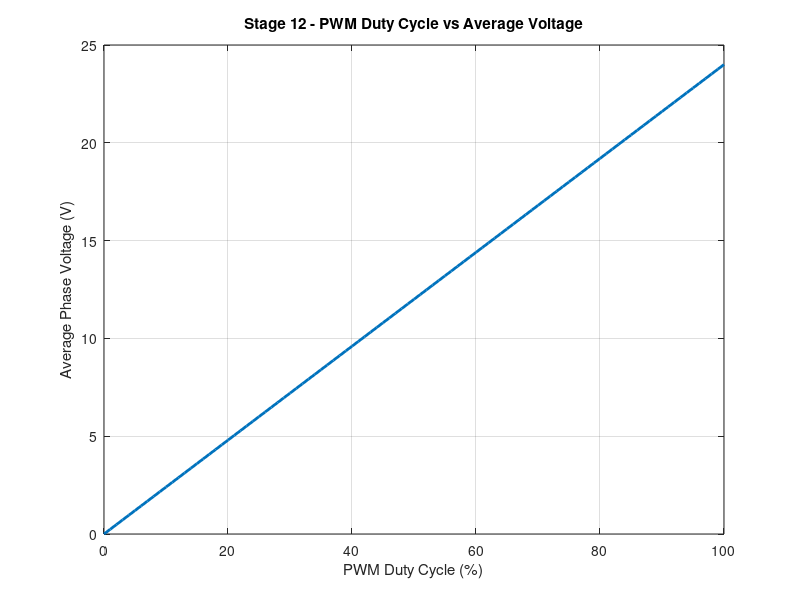
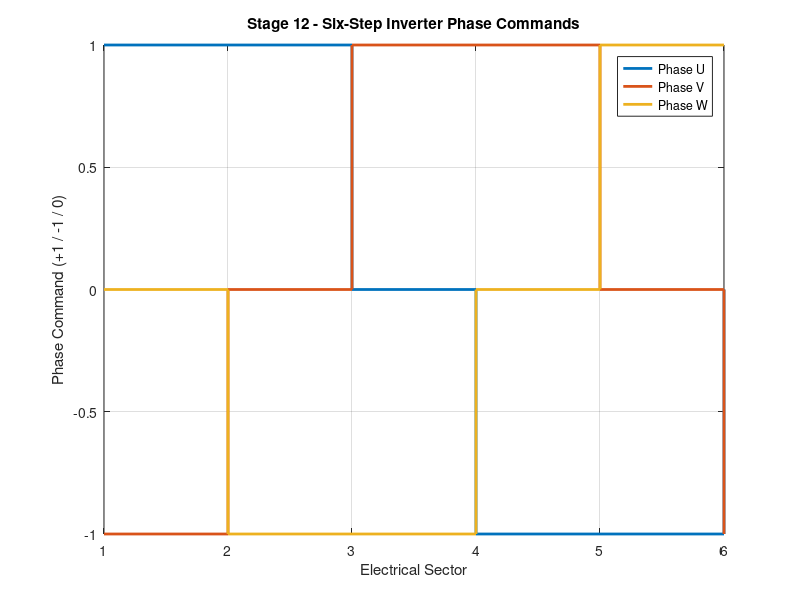

The MATLAB script that drew these images, in order:
clc;
clear;
close all;

fprintf('\n');
fprintf('============================================================\n');
fprintf(' BO4831NH2B02-101-24.0\n');
fprintf(' STAGE 12 - INVERTER & PWM VALIDATION\n');
fprintf('============================================================\n');

%% ============================================================
%  12.1 LOCKED MOTOR PARAMETERS
% =============================================================

Vdc = 24.0;
R = 0.080;
L = 8.0e-05;

Ke = 0.028018;
Kt = 0.025398;
J = 3.060e-05;

pole_pairs = 7;
rated_rpm = 7700;
rated_current = 17.6;
rated_torque = 0.447;

Kp = 0.150;
Ki = 8.000;

fprintf('\n');
fprintf('============================================================\n');
fprintf(' LOCKED MOTOR PARAMETERS\n');
fprintf('============================================================\n');

fprintf('DC voltage          = %.6f V\n', Vdc);
fprintf('Resistance          = %.8f Ohm\n', R);
fprintf('Inductance          = %.8e H\n', L);
fprintf('Effective Ke        = %.8f V.s/rad\n', Ke);
fprintf('Effective Kt        = %.8f N.m/A\n', Kt);
fprintf('Rotor inertia       = %.8e kg.m^2\n', J);
fprintf('Pole pairs          = %d\n', pole_pairs);
fprintf('Rated speed         = %.2f rpm\n', rated_rpm);
fprintf('Rated current       = %.2f A\n', rated_current);
fprintf('Rated torque        = %.6f N.m\n', rated_torque);

%% ============================================================
%  12.2 MOTOR CONFIGURATION
% =============================================================

fprintf('\n');
fprintf('============================================================\n');
fprintf(' MOTOR CONFIGURATION\n');
fprintf('============================================================\n');

fprintf('Motor type          = Sensored BLDC\n');
fprintf('Rotor configuration = Outer Rotor\n');
fprintf('Position sensing    = 3 Hall sensors\n');
fprintf('Commutation         = Six-step electronic commutation\n');
fprintf('Inverter            = 3-phase voltage-source inverter\n');
fprintf('PWM                 = Duty-cycle based voltage control\n');

%% ============================================================
%  12.3 HALL STATES
% =============================================================

hall_states = [
    0 0 1;
    1 0 1;
    1 0 0;
    1 1 0;
    0 1 0;
    0 1 1
];

fprintf('\n');
fprintf('============================================================\n');
fprintf(' HALL STATE SEQUENCE\n');
fprintf('============================================================\n');

fprintf('Sector 1 = 001\n');
fprintf('Sector 2 = 101\n');
fprintf('Sector 3 = 100\n');
fprintf('Sector 4 = 110\n');
fprintf('Sector 5 = 010\n');
fprintf('Sector 6 = 011\n');

%% ============================================================
%  12.4 SIX-STEP INVERTER SWITCHING TABLE
%
%  +U = U high-side active
%  -U = U low-side active
%   U = floating
%
%  Same standard commutation convention as Stage 9.
% =============================================================

high_phase = {'U','U','V','V','W','W'};
low_phase  = {'V','W','W','U','U','V'};
float_phase = {'W','V','U','W','V','U'};

fprintf('\n');
fprintf('============================================================\n');
fprintf(' SIX-STEP INVERTER SWITCHING TABLE\n');
fprintf('============================================================\n');

fprintf('\n');
fprintf(' Sector   Hall      High Phase   Low Phase   Floating Phase\n');
fprintf(' -----------------------------------------------------------\n');

for k = 1:6

    fprintf('   %d      %d%d%d          +%s          -%s            %s\n', ...
        k, ...
        hall_states(k,1), ...
        hall_states(k,2), ...
        hall_states(k,3), ...
        high_phase{k}, ...
        low_phase{k}, ...
        float_phase{k});

end

%% ============================================================
%  12.5 INVERTER STRUCTURE VALIDATION
% =============================================================

two_phase_pass = true;

for k = 1:6

    if strcmp(high_phase{k},low_phase{k})
        two_phase_pass = false;
    end

end

fprintf('\n');
fprintf('============================================================\n');
fprintf(' INVERTER STRUCTURE VALIDATION\n');
fprintf('============================================================\n');

if two_phase_pass
    fprintf('Two-phase excitation structure = PASS\n');
else
    fprintf('Two-phase excitation structure = FAIL\n');
end

%% ============================================================
%  12.6 PHASE PARTICIPATION CHECK
% =============================================================

U_count = 0;
V_count = 0;
W_count = 0;

for k = 1:6

    if strcmp(high_phase{k},'U') || strcmp(low_phase{k},'U')
        U_count = U_count + 1;
    end

    if strcmp(high_phase{k},'V') || strcmp(low_phase{k},'V')
        V_count = V_count + 1;
    end

    if strcmp(high_phase{k},'W') || strcmp(low_phase{k},'W')
        W_count = W_count + 1;
    end

end

phase_symmetry_pass = ...
    (U_count == 4) && ...
    (V_count == 4) && ...
    (W_count == 4);

fprintf('\n');
fprintf('============================================================\n');
fprintf(' PHASE PARTICIPATION VALIDATION\n');
fprintf('============================================================\n');

fprintf('Phase U participates in %d / 6 sectors\n',U_count);
fprintf('Phase V participates in %d / 6 sectors\n',V_count);
fprintf('Phase W participates in %d / 6 sectors\n',W_count);

if phase_symmetry_pass
    fprintf('Phase participation symmetry = PASS\n');
else
    fprintf('Phase participation symmetry = FAIL\n');
end

%% ============================================================
%  12.7 PWM DUTY CYCLE
% ============================================================

duty_test = [0.25 0.50 0.75 1.00];

fprintf('\n');
fprintf('============================================================\n');
fprintf(' PWM DUTY-CYCLE / AVERAGE VOLTAGE RELATIONSHIP\n');
fprintf('============================================================\n');

fprintf('\n');
fprintf(' Duty Cycle       Average Voltage (V)\n');
fprintf(' ------------------------------------\n');

for k = 1:length(duty_test)

    D = duty_test(k);

    Vavg = D * Vdc;

    fprintf('    %.2f               %.6f\n', ...
        D,Vavg);

end

%% ============================================================
%  12.8 PWM VALIDATION
% =============================================================

D0 = 0;
D50 = 0.50;
D100 = 1.00;

V0 = D0 * Vdc;
V50 = D50 * Vdc;
V100 = D100 * Vdc;

pwm_pass = ...
    abs(V0 - 0) < 1e-12 && ...
    abs(V50 - 12) < 1e-12 && ...
    abs(V100 - 24) < 1e-12;

fprintf('\n');
fprintf('============================================================\n');
fprintf(' PWM VALIDATION\n');
fprintf('============================================================\n');

fprintf('0%% duty cycle      = %.6f V\n',V0);
fprintf('50%% duty cycle     = %.6f V\n',V50);
fprintf('100%% duty cycle    = %.6f V\n',V100);

if pwm_pass
    fprintf('PWM average-voltage relationship = PASS\n');
else
    fprintf('PWM average-voltage relationship = FAIL\n');
end

%% ============================================================
%  12.9 RATED SPEED BACK-EMF
% =============================================================

omega_rated = rated_rpm * 2*pi/60;

E_rated = Ke * omega_rated;

fprintf('\n');
fprintf('============================================================\n');
fprintf(' RATED-SPEED BACK-EMF\n');
fprintf('============================================================\n');

fprintf('Rated mechanical speed = %.6f rad/s\n',omega_rated);
fprintf('Back-EMF               = %.9f V\n',E_rated);

%% ============================================================
%  12.10 REQUIRED AVERAGE VOLTAGE
% =============================================================

V_R = rated_current * R;

V_required = E_rated + V_R;

D_required = V_required / Vdc;

fprintf('\n');
fprintf('============================================================\n');
fprintf(' RATED-POINT PWM VOLTAGE REQUIREMENT\n');
fprintf('============================================================\n');

fprintf('Back-EMF             = %.9f V\n',E_rated);
fprintf('I*R voltage drop     = %.9f V\n',V_R);
fprintf('Required voltage     = %.9f V\n',V_required);
fprintf('Available DC voltage = %.9f V\n',Vdc);
fprintf('Required duty cycle  = %.9f\n',D_required);
fprintf('Required duty cycle  = %.6f %%\n',100*D_required);

%% ============================================================
%  12.11 DUTY-CYCLE FEASIBILITY
% =============================================================

duty_margin = 1 - D_required;

duty_feasible = D_required <= 1.0;

fprintf('\n');
fprintf('============================================================\n');
fprintf(' PWM DUTY-CYCLE FEASIBILITY\n');
fprintf('============================================================\n');

fprintf('Required duty cycle = %.6f %%\n',100*D_required);
fprintf('Duty-cycle margin   = %.6f %%\n',100*duty_margin);

if duty_feasible
    fprintf('Rated operating point within 0-100%% duty range = PASS\n');
else
    fprintf('Rated operating point within 0-100%% duty range = FAIL\n');
end

%% ============================================================
%  12.12 EFFECTIVE VOLTAGE / CURRENT CHECK
% =============================================================

V_effective = Vdc - E_rated;

I_predicted = V_effective / R;

current_error = abs(I_predicted-rated_current);
current_error_percent = ...
    100*current_error/rated_current;

fprintf('\n');
fprintf('============================================================\n');
fprintf(' PWM + PHASE CURRENT CHECK\n');
fprintf('============================================================\n');

fprintf('Effective voltage = %.9f V\n',V_effective);
fprintf('Predicted current = %.9f A\n',I_predicted);
fprintf('Rated current     = %.9f A\n',rated_current);
fprintf('Current error     = %.9f A\n',current_error);
fprintf('Current error     = %.9f %%\n',current_error_percent);

current_pass = current_error_percent < 0.01;

if current_pass
    fprintf('Rated current consistency = PASS\n');
else
    fprintf('Rated current consistency = REVIEW\n');
end

%% ============================================================
%  12.13 ELECTRICAL FREQUENCY
% =============================================================

electrical_frequency = ...
    pole_pairs * rated_rpm / 60;

commutation_frequency = ...
    6 * electrical_frequency;

fprintf('\n');
fprintf('============================================================\n');
fprintf(' COMMUTATION FREQUENCY\n');
fprintf('============================================================\n');

fprintf('Rated mechanical speed = %.6f rev/s\n',rated_rpm/60);
fprintf('Electrical frequency    = %.6f Hz\n',electrical_frequency);
fprintf('Commutation frequency   = %.6f Hz\n',commutation_frequency);

%% ============================================================
%  12.14 PWM + HALL CONTROL ARCHITECTURE
% =============================================================

fprintf('\n');
fprintf('============================================================\n');
fprintf(' SENSORED BLDC INVERTER CONTROL FLOW\n');
fprintf('============================================================\n');

fprintf('\n');
fprintf('Hall A/B/C\n');
fprintf('     |\n');
fprintf('     v\n');
fprintf('Hall state detection\n');
fprintf('     |\n');
fprintf('     v\n');
fprintf('Electrical sector identification\n');
fprintf('     |\n');
fprintf('     v\n');
fprintf('Six-step commutation table\n');
fprintf('     |\n');
fprintf('     v\n');
fprintf('PWM duty-cycle command\n');
fprintf('     |\n');
fprintf('     v\n');
fprintf('3-phase inverter\n');
fprintf('     |\n');
fprintf('     v\n');
fprintf('Phase voltage\n');
fprintf('     |\n');
fprintf('     v\n');
fprintf('Phase R-L current dynamics\n');
fprintf('     |\n');
fprintf('     v\n');
fprintf('Electromagnetic torque\n');
fprintf('     |\n');
fprintf('     v\n');
fprintf('Mechanical speed\n');

%% ============================================================
%  12.15 PLOT 1 - PWM AVERAGE VOLTAGE
% =============================================================

D_plot = linspace(0,1,101);
V_plot = D_plot * Vdc;

figure(1);

plot(D_plot*100,V_plot,'LineWidth',2);

grid on;

xlabel('PWM Duty Cycle (%)');
ylabel('Average Phase Voltage (V)');
title('Stage 12 - PWM Duty Cycle vs Average Voltage');

%% ============================================================
%  12.16 PLOT 2 - SIX-STEP PHASE COMMANDS
% =============================================================

sector = 1:6;

U_command = zeros(1,6);
V_command = zeros(1,6);
W_command = zeros(1,6);

for k = 1:6

    if strcmp(high_phase{k},'U')
        U_command(k) = 1;
    elseif strcmp(low_phase{k},'U')
        U_command(k) = -1;
    end

    if strcmp(high_phase{k},'V')
        V_command(k) = 1;
    elseif strcmp(low_phase{k},'V')
        V_command(k) = -1;
    end

    if strcmp(high_phase{k},'W')
        W_command(k) = 1;
    elseif strcmp(low_phase{k},'W')
        W_command(k) = -1;
    end

end

figure(2);

stairs(sector,U_command,'LineWidth',2);
hold on;
stairs(sector,V_command,'LineWidth',2);
stairs(sector,W_command,'LineWidth',2);

grid on;

xlabel('Electrical Sector');
ylabel('Phase Command (+1 / -1 / 0)');
title('Stage 12 - Six-Step Inverter Phase Commands');

legend('Phase U','Phase V','Phase W');

%% ============================================================
%  12.17 FINAL VALIDATION
% =============================================================

fprintf('\n');
fprintf('============================================================\n');
fprintf(' STAGE 12 FINAL VALIDATION\n');
fprintf('============================================================\n');

fprintf('Six-step inverter structure       = ');

if two_phase_pass
    fprintf('PASS\n');
else
    fprintf('FAIL\n');
end

fprintf('Phase participation symmetry      = ');

if phase_symmetry_pass
    fprintf('PASS\n');
else
    fprintf('FAIL\n');
end

fprintf('PWM average-voltage relationship  = ');

if pwm_pass
    fprintf('PASS\n');
else
    fprintf('FAIL\n');
end

fprintf('Rated-point duty feasibility      = ');

if duty_feasible
    fprintf('PASS\n');
else
    fprintf('FAIL\n');
end

fprintf('Rated current consistency         = ');

if current_pass
    fprintf('PASS\n');
else
    fprintf('REVIEW\n');
end

fprintf('Hall-to-inverter architecture     = PASS\n');
fprintf('Commutation frequency calculation = PASS\n');

%% ============================================================
%  12.18 OVERALL RESULT
% =============================================================

overall_pass = ...
    two_phase_pass && ...
    phase_symmetry_pass && ...
    pwm_pass && ...
    duty_feasible && ...
    current_pass;

fprintf('\n');
fprintf('============================================================\n');
fprintf(' STAGE 12 OVERALL RESULT\n');
fprintf('============================================================\n');

if overall_pass

    fprintf('STAGE 12 = PASS\n');

else

    fprintf('STAGE 12 = PASS WITH REVIEW\n');

end

fprintf('\n');
fprintf('Three-phase inverter structure validated.\n');
fprintf('Six-step phase excitation validated.\n');
fprintf('PWM duty-cycle relationship validated.\n');
fprintf('Rated-point duty-cycle feasibility evaluated.\n');
fprintf('Rated-speed electrical frequency calculated.\n');
fprintf('Hall-to-inverter control architecture verified.\n');

fprintf('\n');
fprintf('IMPORTANT MODEL LIMITATION:\n');
fprintf('This stage uses an averaged inverter voltage model.\n');
fprintf('Individual MOSFET switching losses, dead time,\n');
fprintf('device voltage drops and detailed PWM carrier\n');
fprintf('switching are not modeled yet.\n');

fprintf('\n');
fprintf('============================================================\n');
fprintf(' END OF STAGE 12\n');
fprintf('============================================================\n');
